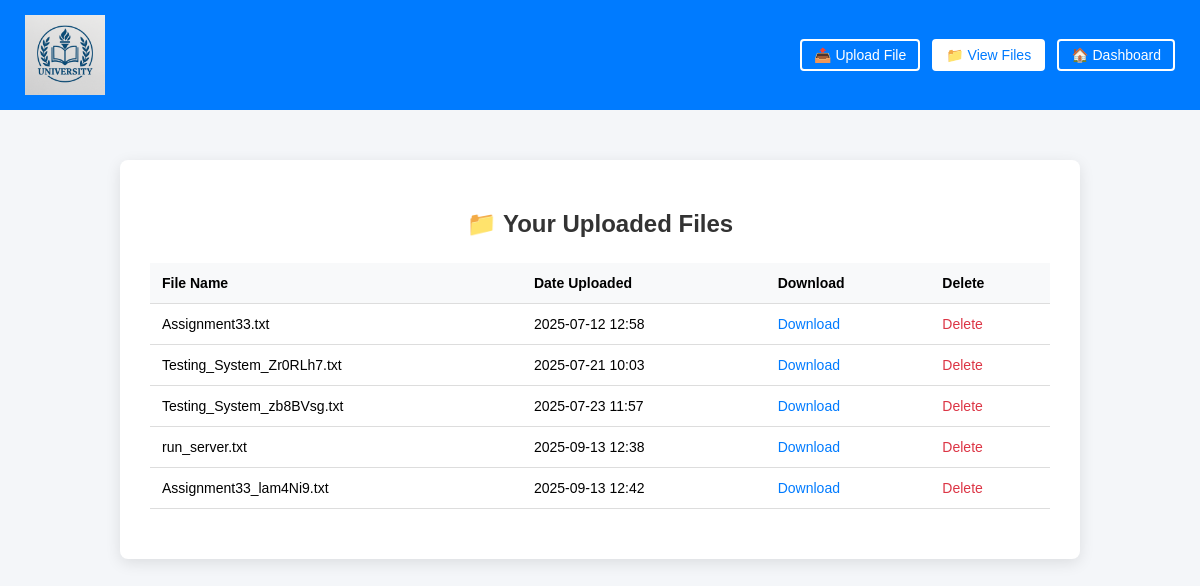
The app's page /share/files/ (signed in) with its own data.
### share/models.py (models this page shows, shortened)
class UploadedFile(models.Model):
    user = models.ForeignKey(User, on_delete=models.CASCADE, related_name='main_uploaded_files')
    file = models.FileField(upload_to='uploads/')
    uploaded_at = models.DateTimeField(auto_now_add=True)

### share/views.py (the view)
# urls.py: path('files/', views.file_list, name='file_list'),
@login_required
def file_list(request):
    files = UploadedFile.objects.filter(user=request.user)
    return render(request, 'share/file_list.html', {'files': files})

### share/templates/share/file_list.html (shortened to what this page needs)
<!DOCTYPE html>
<html lang="en">
<head>
    {% load static %}
</head>
<body>
    <div class="top-bar">
        <img src="{% static 'images/university_logo.png' %}" alt="University Logo">
        <div <div class="top-right">
    <a href="{% url 'share:upload_file' %}"
       class="nav-link {% if request.resolver_match.url_name == 'upload_file' %}active{% endif %}">
       📤 Upload File
    </a>
    <a href="{% url 'share:file_list' %}"
       class="nav-link {% if request.resolver_match.url_name == 'file_list' %}active{% endif %}">
       📁 View Files
    </a>
    <a href="{% url 'share:dashboard' %}"
       class="nav-link {% if request.resolver_match.url_name == 'dashboard' %}active{% endif %}">
       🏠 Dashboard
    </a>
</div>
        </div>
    <div class="file-list-container">
        <h2>📁 Your Uploaded Files</h2>
        {% if files %}
        <table>
            <tr>
                <th>File Name</th>
                <th>Date Uploaded</th>
                <th>Download</th>
                <th>Delete</th>
            </tr>
            {% for file in files %}
            <tr>
                <td>{{ file.file.name|slice:"8:" }}</td>
                <td>{{ file.uploaded_at|date:"Y-m-d H:i" }}</td>
                <td>
                    <a class="download-link" href="{% url 'share:download_file' file.id %}">Download</a>
                </td>
                <td>
                    <a class="delete-link" href="{% url 'share:delete_file' file.id %}">Delete</a>
                </td>
            </tr>
            {% endfor %}
        </table>
        {% else %}
            <p>No files uploaded yet.</p>
        {% endif %}
    </div>
</body>
</html>

### share/templates/share/file_list.html (style rules this page uses)
body { font-family: Arial, sans-serif; background-color: #f4f6f9; margin: 0; padding: 0; }
.top-bar { display: flex; justify-content: space-between; align-items: center; background-color: #007bff; padding: 15px 25px; }
.top-bar img { width: 80px; }
.top-right { display: flex; align-items: center; gap: 12px; }
.nav-link { color: white; text-decoration: none; padding: 6px 12px; background-color: transparent; border: 2px solid white; border-radius: 4px; font-size: 14px; }
.nav-link.active { background-color: white; color: #007bff; }
.file-list-container { max-width: 900px; margin: 50px auto 0; background-color: #fff; padding: 30px; border-radius: 8px; box-shadow: 0 4px 15px rgba(0, 0, 0, 0.1); }
h2 { text-align: center; margin-bottom: 25px; color: #333; }
table { width: 100%; border-collapse: collapse; margin-bottom: 20px; }
th, td { padding: 12px; border-bottom: 1px solid #ddd; text-align: left; font-size: 14px; }
th { background-color: #f8f9fa; }
.download-link { color: #007bff; text-decoration: none; }
.delete-link { color: #dc3545; text-decoration: none; }

### records on screen
UploadedFile: file.name "Assignment33.txt", uploaded_at "2025-07-12 12:58"
UploadedFile: file.name "Testing_System_Zr0RLh7.txt", uploaded_at "2025-07-21 10:03"
UploadedFile: file.name "Testing_System_zb8BVsg.txt", uploaded_at "2025-07-23 11:57"
UploadedFile: file.name "run_server.txt", uploaded_at "2025-09-13 12:38"
UploadedFile: file.name "Assignment33_lam4Ni9.txt", uploaded_at "2025-09-13 12:42"
